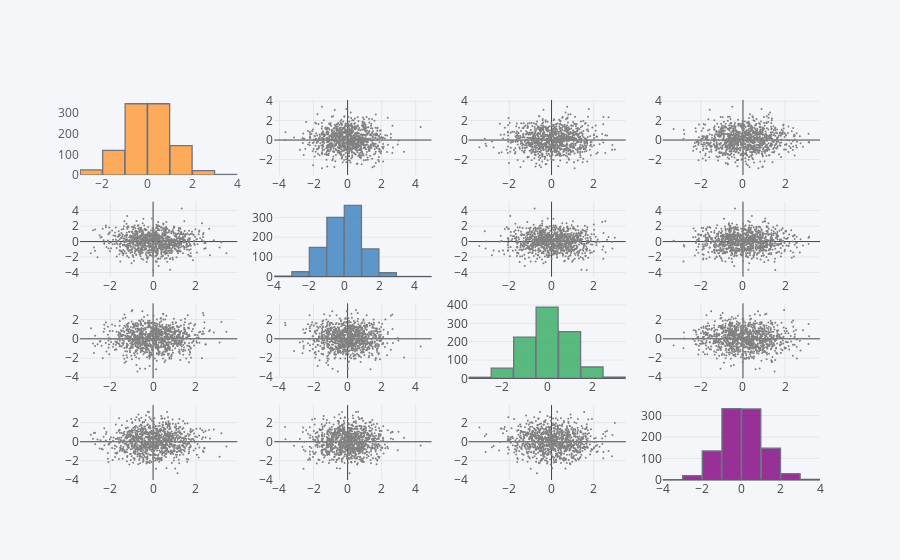

Here is the notebook cell this chart was saved with:
### Code cell
df = pd.DataFrame(np.random.randn(1000, 4), columns=['a', 'b', 'c', 'd'])
df.scatter_matrix()

### Figure 1 — Plotly figure (JSON) as saved in the notebook; plotly's stock layout.template omitted (floating-point values rounded to 4 significant figures; data arrays with more than 128 entries replaced by an {"elided": "..."} marker saying what was removed)
{"data": [{"histfunc": "count", "histnorm": "", "marker": {"color": "rgba(255, 153, 51, 1.0)", "line": {"color": "#4D5663", "width": 1.3}}, "name": "a", "nbinsx": 10, "opacity": 0.8, "orientation": "v", "type": "histogram", "x": {"elided": "1000 float values"}, "xaxis": "x1", "yaxis": "y1"}, {"line": {"color": "rgba(128, 128, 128, 1.0)", "dash": "solid", "width": 1.3}, "marker": {"size": 2, "symbol": "dot"}, "mode": "markers", "name": "a", "text": "", "type": "scatter", "x": {"elided": "1000 float values"}, "xaxis": "x2", "y": {"elided": "1000 float values"}, "yaxis": "y2"}, {"line": {"color": "rgba(128, 128, 128, 1.0)", "dash": "solid", "width": 1.3}, "marker": {"size": 2, "symbol": "dot"}, "mode": "markers", "name": "a", "text": "", "type": "scatter", "x": {"elided": "1000 float values"}, "xaxis": "x3", "y": {"elided": "1000 float values"}, "yaxis": "y3"}, {"line": {"color": "rgba(128, 128, 128, 1.0)", "dash": "solid", "width": 1.3}, "marker": {"size": 2, "symbol": "dot"}, "mode": "markers", "name": "a", "text": "", "type": "scatter", "x": {"elided": "1000 float values"}, "xaxis": "x4", "y": {"elided": "1000 float values"}, "yaxis": "y4"}, {"line": {"color": "rgba(128, 128, 128, 1.0)", "dash": "solid", "width": 1.3}, "marker": {"size": 2, "symbol": "dot"}, "mode": "markers", "name": "b", "text": "", "type": "scatter", "x": {"elided": "1000 float values"}, "xaxis": "x5", "y": {"elided": "1000 float values"}, "yaxis": "y5"}, {"histfunc": "count", "histnorm": "", "marker": {"color": "rgba(55, 128, 191, 1.0)", "line": {"color": "#4D5663", "width": 1.3}}, "name": "b", "nbinsx": 10, "opacity": 0.8, "orientation": "v", "type": "histogram", "x": {"elided": "1000 float values"}, "xaxis": "x6", "yaxis": "y6"}, {"line": {"color": "rgba(128, 128, 128, 1.0)", "dash": "solid", "width": 1.3}, "marker": {"size": 2, "symbol": "dot"}, "mode": "markers", "name": "b", "text": "", "type": "scatter", "x": {"elided": "1000 float values"}, "xaxis": "x7", "y": {"elided": "1000 float values"}, "yaxis": "y7"}, {"line": {"color": "rgba(128, 128, 128, 1.0)", "dash": "solid", "width": 1.3}, "marker": {"size": 2, "symbol": "dot"}, "mode": "markers", "name": "b", "text": "", "type": "scatter", "x": {"elided": "1000 float values"}, "xaxis": "x8", "y": {"elided": "1000 float values"}, "yaxis": "y8"}, {"line": {"color": "rgba(128, 128, 128, 1.0)", "dash": "solid", "width": 1.3}, "marker": {"size": 2, "symbol": "dot"}, "mode": "markers", "name": "c", "text": "", "type": "scatter", "x": {"elided": "1000 float values"}, "xaxis": "x9", "y": {"elided": "1000 float values"}, "yaxis": "y9"}, {"line": {"color": "rgba(128, 128, 128, 1.0)", "dash": "solid", "width": 1.3}, "marker": {"size": 2, "symbol": "dot"}, "mode": "markers", "name": "c", "text": "", "type": "scatter", "x": {"elided": "1000 float values"}, "xaxis": "x10", "y": {"elided": "1000 float values"}, "yaxis": "y10"}, {"histfunc": "count", "histnorm": "", "marker": {"color": "rgba(50, 171, 96, 1.0)", "line": {"color": "#4D5663", "width": 1.3}}, "name": "c", "nbinsx": 10, "opacity": 0.8, "orientation": "v", "type": "histogram", "x": {"elided": "1000 float values"}, "xaxis": "x11", "yaxis": "y11"}, {"line": {"color": "rgba(128, 128, 128, 1.0)", "dash": "solid", "width": 1.3}, "marker": {"size": 2, "symbol": "dot"}, "mode": "markers", "name": "c", "text": "", "type": "scatter", "x": {"elided": "1000 float values"}, "xaxis": "x12", "y": {"elided": "1000 float values"}, "yaxis": "y12"}, {"line": {"color": "rgba(128, 128, 128, 1.0)", "dash": "solid", "width": 1.3}, "marker": {"size": 2, "symbol": "dot"}, "mode": "markers", "name": "d", "text": "", "type": "scatter", "x": {"elided": "1000 float values"}, "xaxis": "x13", "y": {"elided": "1000 float values"}, "yaxis": "y13"}, {"line": {"color": "rgba(128, 128, 128, 1.0)", "dash": "solid", "width": 1.3}, "marker": {"size": 2, "symbol": "dot"}, "mode": "markers", "name": "d", "text": "", "type": "scatter", "x": {"elided": "1000 float values"}, "xaxis": "x14", "y": {"elided": "1000 float values"}, "yaxis": "y14"}, {"line": {"color": "rgba(128, 128, 128, 1.0)", "dash": "solid", "width": 1.3}, "marker": {"size": 2, "symbol": "dot"}, "mode": "markers", "name": "d", "text": "", "type": "scatter", "x": {"elided": "1000 float values"}, "xaxis": "x15", "y": {"elided": "1000 float values"}, "yaxis": "y15"}, {"histfunc": "count", "histnorm": "", "marker": {"color": "rgba(128, 0, 128, 1.0)", "line": {"color": "#4D5663", "width": 1.3}}, "name": "d", "nbinsx": 10, "opacity": 0.8, "orientation": "v", "type": "histogram", "x": {"elided": "1000 float values"}, "xaxis": "x16", "yaxis": "y16"}], "layout": {"bargap": 0.02, "legend": {"bgcolor": "#F5F6F9", "font": {"color": "#4D5663"}}, "paper_bgcolor": "#F5F6F9", "plot_bgcolor": "#F5F6F9", "showlegend": false, "titlefont": {"color": "#4D5663"}, "xaxis1": {"anchor": "y1", "domain": [0, 0.2125], "gridcolor": "#E1E5ED", "showgrid": false, "tickfont": {"color": "#4D5663"}, "title": "", "titlefont": {"color": "#4D5663"}, "zerolinecolor": "#E1E5ED"}, "xaxis10": {"anchor": "y10", "domain": [0.2625, 0.475]}, "xaxis11": {"anchor": "y11", "domain": [0.525, 0.7375]}, "xaxis12": {"anchor": "y12", "domain": [0.7875, 1]}, "xaxis13": {"anchor": "y13", "domain": [0, 0.2125]}, "xaxis14": {"anchor": "y14", "domain": [0.2625, 0.475]}, "xaxis15": {"anchor": "y15", "domain": [0.525, 0.7375]}, "xaxis16": {"anchor": "y16", "domain": [0.7875, 1]}, "xaxis2": {"anchor": "y2", "domain": [0.2625, 0.475]}, "xaxis3": {"anchor": "y3", "domain": [0.525, 0.7375]}, "xaxis4": {"anchor": "y4", "domain": [0.7875, 1]}, "xaxis5": {"anchor": "y5", "domain": [0, 0.2125]}, "xaxis6": {"anchor": "y6", "domain": [0.2625, 0.475]}, "xaxis7": {"anchor": "y7", "domain": [0.525, 0.7375]}, "xaxis8": {"anchor": "y8", "domain": [0.7875, 1]}, "xaxis9": {"anchor": "y9", "domain": [0, 0.2125]}, "yaxis1": {"anchor": "x1", "domain": [0.8025, 1], "gridcolor": "#E1E5ED", "showgrid": false, "tickfont": {"color": "#4D5663"}, "title": "", "titlefont": {"color": "#4D5663"}, "zerolinecolor": "#E1E5ED"}, "yaxis10": {"anchor": "x10", "domain": [0.2675, 0.465]}, "yaxis11": {"anchor": "x11", "domain": [0.2675, 0.465]}, "yaxis12": {"anchor": "x12", "domain": [0.2675, 0.465]}, "yaxis13": {"anchor": "x13", "domain": [0, 0.1975]}, "yaxis14": {"anchor": "x14", "domain": [0, 0.1975]}, "yaxis15": {"anchor": "x15", "domain": [0, 0.1975]}, "yaxis16": {"anchor": "x16", "domain": [0, 0.1975]}, "yaxis2": {"anchor": "x2", "domain": [0.8025, 1]}, "yaxis3": {"anchor": "x3", "domain": [0.8025, 1]}, "yaxis4": {"anchor": "x4", "domain": [0.8025, 1]}, "yaxis5": {"anchor": "x5", "domain": [0.535, 0.7325]}, "yaxis6": {"anchor": "x6", "domain": [0.535, 0.7325]}, "yaxis7": {"anchor": "x7", "domain": [0.535, 0.7325]}, "yaxis8": {"anchor": "x8", "domain": [0.535, 0.7325]}, "yaxis9": {"anchor": "x9", "domain": [0.2675, 0.465]}}}
